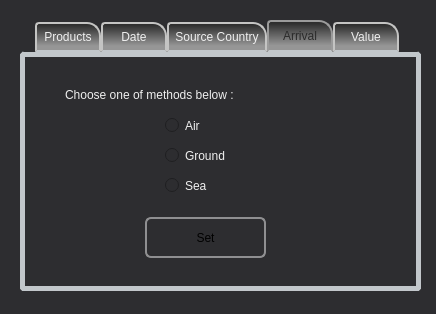
<?xml version="1.0" encoding="UTF-8"?>
<ui version="4.0">
 <class>Dialog</class>
 <widget class="QDialog" name="Dialog">
  <property name="geometry">
   <rect>
    <x>0</x>
    <y>0</y>
    <width>436</width>
    <height>314</height>
   </rect>
  </property>
  <property name="windowTitle">
   <string>Dialog</string>
  </property>
  <property name="styleSheet">
   <string notr="true">* {font: 8pt &quot;Segoe UI&quot;; 	color: rgb(247, 247, 247);}

*{	
	background-color: rgb(45, 45, 48);
	color: rgb(239, 239, 239);
}

QPushButton {
    border: 2px solid #8f8f91;
    border-radius: 6px;
    background-color: qlineargradient(x1: 0, y1: 0, x2: 0, y2: 1,
                                      stop: 0 #f6f7fa, stop: 1 #dadbde);
    min-width: 80px;
   color: rgb(0, 0, 0);
}

QPushButton:pressed {
    background-color: qlineargradient(x1: 0, y1: 0, x2: 0, y2: 1,
                                      stop: 0 #dadbde, stop: 1 #f6f7fa);
}

QPushButton:hover {
	background-color: qlineargradient(spread:repeat, x1:0, y1:0, x2:0, y2:1, stop:0.0677966 rgba(207, 132, 42, 255), stop:0.79096 rgba(193, 193, 193, 255));
}
QPushButton:flat {
    border: none; /* no border for a flat push button */
}

QPushButton:default {
    border-color: navy; /* make the default button prominent */
}

QScrollBar {
     border: 2px solid grey;
     background-color: qlineargradient(x1: 0, y1: 0, x2: 0, y2: 1,
                                      stop: 0 #f6f7fa, stop: 1 #dadbde);
   color: rgb(0, 0, 0);	
 }

</string>
  </property>
  <widget class="QTabWidget" name="tabWidget">
   <property name="geometry">
    <rect>
     <x>20</x>
     <y>20</y>
     <width>401</width>
     <height>271</height>
    </rect>
   </property>
   <property name="styleSheet">
    <string notr="true">QTabWidget::pane { /* The tab widget frame */
    border: 5px solid #C2C7CB;
	border-radius : 4px;
}

QTabWidget::tab-bar {
	left: 15px;
}

QTabBar::tab {
	background-color: qlineargradient(spread:repeat, x1:0, y1:0, x2:0, y2:1, stop:0.0677966 rgba(46, 46, 46, 255), stop:0.79096 rgba(150, 150, 150, 255));
    border: 2px solid #C4C4C3;
    border-bottom-color: #C2C7CB; 
    border-top-left-radius: 4px;
    border-top-right-radius: 14px;
    padding: 6px;
	min-width : 50px;
}

QTabBar::tab:selected, QTabBar::tab:hover {
    background: qlineargradient(x1: 0, y1: 0, x2: 0, y2: 1,
                                stop: 0 #fafafa, stop: 0.4 #f4f4f4,
                                stop: 0.5 #e7e7e7, stop: 1.0 #fafafa);
	color: rgb(42, 42, 42);
}

QTabBar::tab:selected {
    border-color: #9B9B9B;
    border-bottom-color: #C2C7CB; /* same as pane color */
}

QTabBar::tab:!selected {
    margin-top: 2px; /* make non-selected tabs look smaller */
}</string>
   </property>
   <property name="currentIndex">
    <number>3</number>
   </property>
   <widget class="QWidget" name="tab">
    <attribute name="title">
     <string>Products</string>
    </attribute>
    <widget class="QTextEdit" name="textEdit">
     <property name="geometry">
      <rect>
       <x>20</x>
       <y>40</y>
       <width>281</width>
       <height>51</height>
      </rect>
     </property>
     <property name="styleSheet">
      <string notr="true">background-color: rgb(255, 255, 255);
color: rgb(0, 0, 0);</string>
     </property>
    </widget>
    <widget class="QLabel" name="label">
     <property name="geometry">
      <rect>
       <x>10</x>
       <y>10</y>
       <width>231</width>
       <height>16</height>
      </rect>
     </property>
     <property name="text">
      <string>Enter each item on a seperate line :</string>
     </property>
    </widget>
    <widget class="QTextEdit" name="textEdit_2">
     <property name="geometry">
      <rect>
       <x>20</x>
       <y>130</y>
       <width>281</width>
       <height>51</height>
      </rect>
     </property>
     <property name="styleSheet">
      <string notr="true">background-color: rgb(255, 255, 255);
color: rgb(0, 0, 0);</string>
     </property>
    </widget>
    <widget class="QLabel" name="label_2">
     <property name="geometry">
      <rect>
       <x>10</x>
       <y>110</y>
       <width>231</width>
       <height>16</height>
      </rect>
     </property>
     <property name="text">
      <string>Enter each company on a seperate line :</string>
     </property>
    </widget>
    <widget class="QPushButton" name="pushButton">
     <property name="geometry">
      <rect>
       <x>110</x>
       <y>190</y>
       <width>91</width>
       <height>31</height>
      </rect>
     </property>
     <property name="text">
      <string>Add</string>
     </property>
    </widget>
   </widget>
   <widget class="QWidget" name="tab_2">
    <attribute name="title">
     <string>Date</string>
    </attribute>
    <widget class="QLabel" name="label_5">
     <property name="geometry">
      <rect>
       <x>50</x>
       <y>50</y>
       <width>239</width>
       <height>17</height>
      </rect>
     </property>
     <property name="text">
      <string>Enter the date constraint below :</string>
     </property>
    </widget>
    <widget class="QLabel" name="label_3">
     <property name="geometry">
      <rect>
       <x>50</x>
       <y>97</y>
       <width>117</width>
       <height>18</height>
      </rect>
     </property>
     <property name="text">
      <string>End Date</string>
     </property>
    </widget>
    <widget class="QLabel" name="label_4">
     <property name="geometry">
      <rect>
       <x>50</x>
       <y>73</y>
       <width>117</width>
       <height>18</height>
      </rect>
     </property>
     <property name="text">
      <string>Start Date</string>
     </property>
    </widget>
    <widget class="QDateEdit" name="dateEdit">
     <property name="geometry">
      <rect>
       <x>173</x>
       <y>73</y>
       <width>116</width>
       <height>18</height>
      </rect>
     </property>
    </widget>
    <widget class="QDateEdit" name="dateEdit_2">
     <property name="geometry">
      <rect>
       <x>173</x>
       <y>97</y>
       <width>116</width>
       <height>18</height>
      </rect>
     </property>
    </widget>
    <widget class="QPushButton" name="pushButton_2">
     <property name="geometry">
      <rect>
       <x>110</x>
       <y>150</y>
       <width>101</width>
       <height>31</height>
      </rect>
     </property>
     <property name="text">
      <string>Add</string>
     </property>
    </widget>
   </widget>
   <widget class="QWidget" name="tab_3">
    <attribute name="title">
     <string>Source Country</string>
    </attribute>
    <widget class="QTextEdit" name="textEdit_3">
     <property name="geometry">
      <rect>
       <x>30</x>
       <y>70</y>
       <width>281</width>
       <height>61</height>
      </rect>
     </property>
     <property name="styleSheet">
      <string notr="true">background-color: rgb(255, 255, 255);
color: rgb(0, 0, 0);</string>
     </property>
    </widget>
    <widget class="QLabel" name="label_6">
     <property name="geometry">
      <rect>
       <x>20</x>
       <y>40</y>
       <width>231</width>
       <height>16</height>
      </rect>
     </property>
     <property name="text">
      <string>Enter each item on a seperate line :</string>
     </property>
    </widget>
    <widget class="QPushButton" name="pushButton_3">
     <property name="geometry">
      <rect>
       <x>120</x>
       <y>160</y>
       <width>91</width>
       <height>31</height>
      </rect>
     </property>
     <property name="text">
      <string>Add</string>
     </property>
    </widget>
   </widget>
   <widget class="QWidget" name="tab_5">
    <attribute name="title">
     <string>Arrival</string>
    </attribute>
    <widget class="QRadioButton" name="radioButton">
     <property name="geometry">
      <rect>
       <x>140</x>
       <y>60</y>
       <width>82</width>
       <height>17</height>
      </rect>
     </property>
     <property name="text">
      <string>Air</string>
     </property>
    </widget>
    <widget class="QRadioButton" name="radioButton_2">
     <property name="geometry">
      <rect>
       <x>140</x>
       <y>90</y>
       <width>82</width>
       <height>17</height>
      </rect>
     </property>
     <property name="text">
      <string>Ground</string>
     </property>
    </widget>
    <widget class="QRadioButton" name="radioButton_3">
     <property name="geometry">
      <rect>
       <x>140</x>
       <y>120</y>
       <width>82</width>
       <height>17</height>
      </rect>
     </property>
     <property name="text">
      <string>Sea</string>
     </property>
    </widget>
    <widget class="QPushButton" name="pushButton_5">
     <property name="geometry">
      <rect>
       <x>120</x>
       <y>160</y>
       <width>121</width>
       <height>41</height>
      </rect>
     </property>
     <property name="text">
      <string>Set</string>
     </property>
    </widget>
    <widget class="QLabel" name="label_9">
     <property name="geometry">
      <rect>
       <x>40</x>
       <y>30</y>
       <width>241</width>
       <height>16</height>
      </rect>
     </property>
     <property name="text">
      <string>Choose one of methods below :</string>
     </property>
    </widget>
   </widget>
   <widget class="QWidget" name="tab_4">
    <attribute name="title">
     <string>Value</string>
    </attribute>
    <widget class="QPushButton" name="pushButton_4">
     <property name="geometry">
      <rect>
       <x>110</x>
       <y>150</y>
       <width>101</width>
       <height>31</height>
      </rect>
     </property>
     <property name="text">
      <string>Add</string>
     </property>
    </widget>
    <widget class="QWidget" name="layoutWidget">
     <property name="geometry">
      <rect>
       <x>70</x>
       <y>60</y>
       <width>161</width>
       <height>61</height>
      </rect>
     </property>
     <layout class="QGridLayout" name="gridLayout">
      <item row="0" column="0">
       <widget class="QLabel" name="label_7">
        <property name="text">
         <string>Min</string>
        </property>
       </widget>
      </item>
      <item row="0" column="1">
       <widget class="QLineEdit" name="lineEdit">
        <property name="styleSheet">
         <string notr="true">color: rgb(0, 0, 0);
background-color: rgb(255, 255, 255);</string>
        </property>
       </widget>
      </item>
      <item row="1" column="0">
       <widget class="QLabel" name="label_8">
        <property name="text">
         <string>Max</string>
        </property>
       </widget>
      </item>
      <item row="1" column="1">
       <widget class="QLineEdit" name="lineEdit_2">
        <property name="styleSheet">
         <string notr="true">color: rgb(0, 0, 0);
background-color: rgb(255, 255, 255);</string>
        </property>
       </widget>
      </item>
     </layout>
    </widget>
   </widget>
  </widget>
 </widget>
 <resources/>
 <connections/>
</ui>
